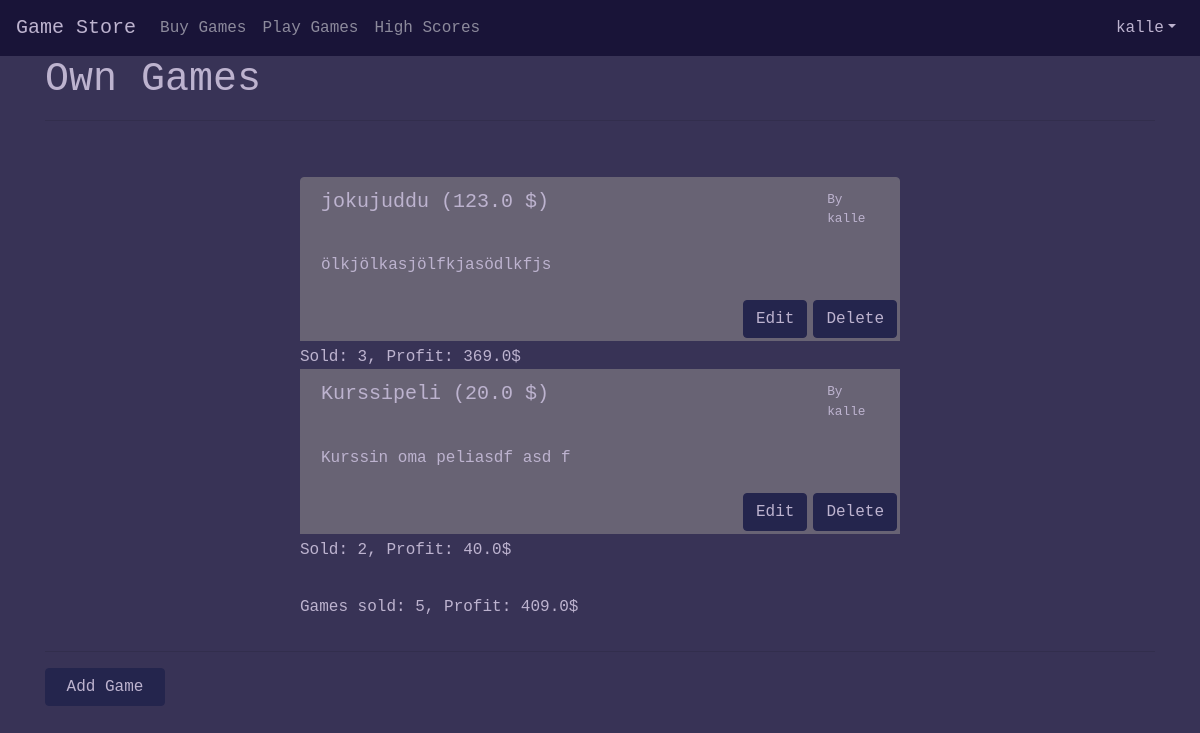
Page /dev/games/ (signed in) on the committed database.
### storeapp/models.py (models this page shows, shortened)
class game(models.Model):
    name = models.CharField(max_length = 255)
    maker = models.ForeignKey(User, on_delete=models.CASCADE)
    url = models.URLField()
    price = models.FloatField()
    description = models.TextField()
    class Meta:
        ordering = ["name"]

### storeapp/views.py (the view)
# urls.py: path('dev/games/', views.developerGames, name = 'developer_games'),
def developerGames(request):
    game_list = game.objects.filter(maker = request.user.id).order_by(Lower('name'))
    sales = payment.objects.values('developer', 'amount', 'pid').annotate(count = Count('pid')).annotate(profit = Sum('amount'))
    totalProfit = payment.objects.filter(developer = request.user.id ).aggregate(Sum('amount'))
    count = total = payment.objects.filter(developer = request.user.id ).count
    return render(request, 'developergames.html', {'game_list': game_list, 'sales': sales, 'total': totalProfit, 'count': count})

### storeapp/templatetags/auth_extras.py (called while the page is built)
@register.filter(name='has_group')
def has_group(user, group_name):
    try:
        group =  Group.objects.get(name=group_name)
    except Group.DoesNotExist:
        return False
    return group in user.groups.all()

### storeapp/templates/developergames.html (shortened to what this page needs)
{% extends 'base.html' %}
{% block content %}
  {% if game_list %}
  <div class="ownGames">
    <h1>Own Games</h1>
  </div>
  <hr />
    <div class="list-group">
      {% for game in game_list %}
        <a class="list-group-item list-group-item flex-column align-items-start">
          <div class="d-flex w-100 justify-content-between">
            <h5 class="mb-1">{{ game.name }} ({{ game.price}} $)</h5>
            <small>By {{ game.maker }}</small>
          </div>
          <p class="mb-1">
            <span class="d-inline-block text-truncate" style="max-width: 40vw;">{{ game.description }}</span>
            <a href="{% url 'delete_game' game.id %}" role="button" class="btn btn-danger float-right">Delete</a>
            <a href="{% url 'update_game' game.id %}" role="button" class="btn btn-warning float-right">Edit</a>
          </p>
          {% for sale in sales %}
            {% if game.id == sale.pid %}
              Sold: {{ sale.count }}, Profit: {{ sale.profit }}$
            {% endif %}
          {% endfor %}
        </a>
      {% endfor %}
      <p>
        Games sold: {{ count }}, Profit: {{ total.amount__sum }}$
      </p>
    </div>
    {% else %}
      <p>You haven't added any games</p>
    {% endif %}
    <hr />
    <a href="{% url 'add_game' %}" role="button" class="btn btn-light float-left">Add Game</a>
{% endblock %}

### storeapp/templates/base.html (shortened to what this page needs)
<!DOCTYPE html>
<html>
<head>
  {% load static %}
  <link rel="stylesheet" href="https://maxcdn.bootstrapcdn.com/bootstrap/4.0.0-beta.3/css/bootstrap.min.css">
  <link rel="stylesheet" href="{% static "css/base.css" %}">
</head>
<body>
  {% load auth_extras %}
  {% load static %}
<nav class="navbar navbar-expand-lg navbar-toggleable-sm navbar-dark" style="background-color: #191438;">
  <a id="gamestore"class="navbar-brand" style="font-family: Courier new; color: #bdb3cf;" href="/">Game Store</a>
  <div class="collapse navbar-collapse" id="navbarSupportedContent">
    <ul class="navbar-nav mr-auto">
      <li class="nav-item">
        <a class="nav-link" href="/games">Buy Games</a>
      </li>
      <li class="nav-item">
        <a class="nav-link" href="/playgames">Play Games</a>
      </li>
      <li class="nav-item">
        <a class="nav-link" href="/highscore">High Scores</a>
      </li>
    </ul>
    <ul class="navbar-nav ml-auto">
      <li class="nav-item dropdown">
        {% if request.user.is_authenticated %}
        <a class="nav-link dropdown-toggle" href="#" id="navbarDropdown" role="button" data-toggle="dropdown" aria-haspopup="true" aria-expanded="false" style="color: #bdb3cf;">{{ user.username }}</a>
          {% endif %}
      </li>
    </ul>
  </div>
</nav>
<div class = "container mx-auto">
      {% block content %}
      {% endblock %}
</div>
</body>
</html>

### static/css/base.css (style rules this page uses)
body { background-color: #383356; color: #bdb3cf; font-family: Courier new; }
a.btn.btn-danger.float-right, a.btn.btn-warning.float-right { color: #bdb3cf; background-color: #24254d; border-color: #24254d; margin: 3px; }
.list-group { padding-top: 5vh; margin: 0 auto; width: 50vw; color: #bdb3cf; }
.mb-1 { background-color: #686374; width: 50vw; }
a.list-group-item { background-color: #686374; border-color: #686374; }
a.btn.btn-light { float: right; width: 15vh; color: #bdb3cf; background-color: #24254d; border-color: #24254d; margin-right: 2px; margin-bottom: 2px; }
.ownGames { display: inline; }

### rows in the picture
game: name "jokujuddu", price "123.0", maker "kalle", description "ölkjölkasjölfkjasödlkfjs", count "3", profit "369.0"
game: name "Kurssipeli", price "20.0", maker "kalle", description "Kurssin oma peliasdf asd f", count "2", profit "40.0"

### other values in the picture
{{ user.username }} "kalle"
{{ count }} "5"
{{ total.amount__sum }} "409.0"
